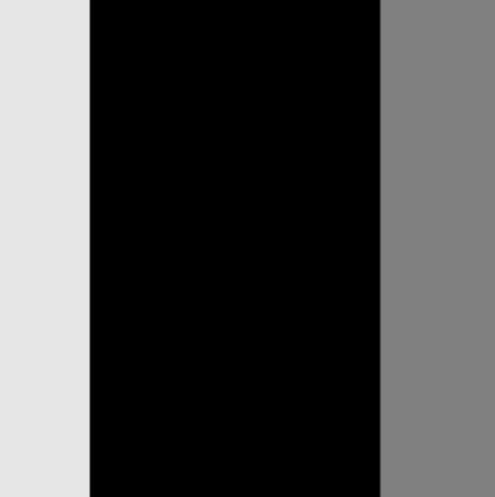
%> input picture Lab 3. Image filtering, edge detection, and object detection/BE3_materials/Figure1.JPG, 495 x 497 px
$ octave Lab3_part1_TRAN.m   (GNU Octave 9; MATLAB toolbox functions it lacks are replaced by stand-ins)
%> lines starting %> are read from the running program, lines starting %| are printed output that depends on the picture
%% Lab 3 - Tran Gia Quoc Bao (part 1)

%% Default commands
close all;
clear all;
clc;

%% Preparation
IFigure1 = double(imread('Figure1.jpg'))/255;

figure();
subplot(121);
imshow(IFigure1);
title('The given Figure 1');
subplot(122);
imhist(IFigure1);
title('The histogram of the given Figure 1');

sigmaFigure1 = 1;
IFigure1Gaussian = double(IFigure1) + sigmaFigure1*randn(size(IFigure1));
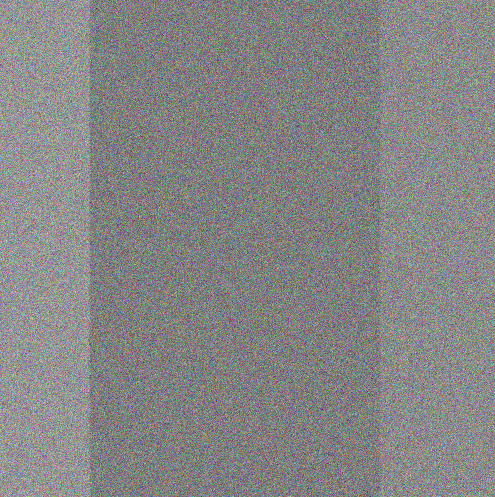
%> IFigure1Gaussian: size 497x495x3 double; mean R, G, B 0.279, 0.278, 0.279; drawn with min black and max white

figure();
subplot(121);
imshow(IFigure1Gaussian);
title('The given Figure 1 with added Gaussian noise');
subplot(122);
imhist(IFigure1Gaussian);
title('The histogram of the given Figure 1 with added Gaussian noise');

IFigure1Pepper = imnoise(IFigure1,'salt & pepper', 0.05);

figure();
subplot(121);
imshow(IFigure1Pepper);
title('The given Figure 1 with added salt & pepper noise');
subplot(122);
imhist(IFigure1Pepper);
title('The histogram of the given Figure 1 with added salt & pepper noise');

lowerBoundFigure1 = 0.5;
upperBoundFigure1 = 1;
IFigure1Uniform = double(IFigure1) + lowerBoundFigure1 + randn(size(IFigure1))*(upperBoundFigure1 - lowerBoundFigure1);
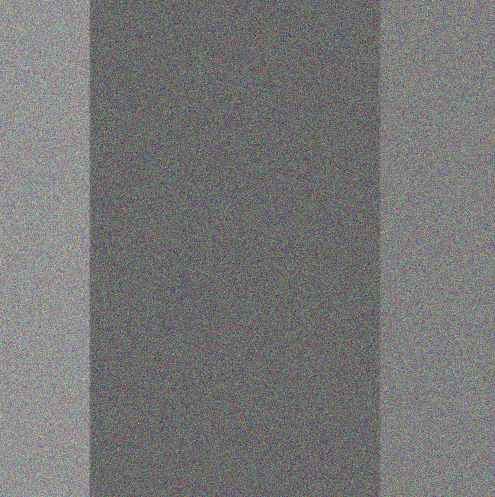
%> IFigure1Uniform: size 497x495x3 double; mean R, G, B 0.78, 0.778, 0.779; drawn with min black and max white

figure();
subplot(121);
imshow(IFigure1Uniform);
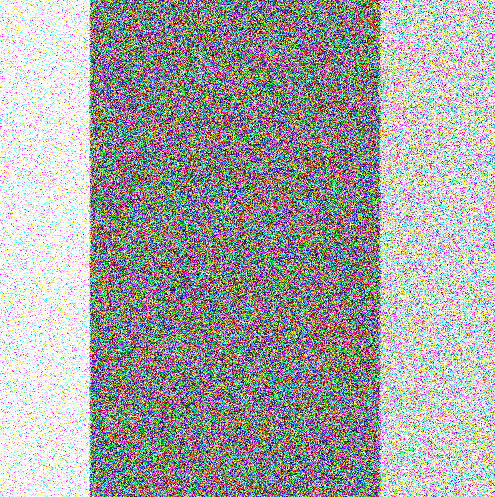
%> displayed picture: size 497x495x3, on the screen's scale of 0 to 255; mean R, G, B 165.9, 165.8, 165.9
title('The given Figure 1 with added uniform noise');
subplot(122);
imhist(IFigure1Uniform);
title('The histogram of the given Figure 1 with added uniform noise');

%% I. Noise filtering
%% 1.1 Noise simulation
sigma1 = 10;
sigma2 = 20;
dens1 = 0.1;
dens2 = 0.2;

%% Add noise to the cameraman image
ICamera = double(imread('cameraman.png'))/255;
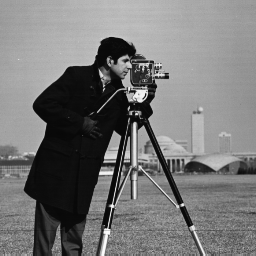
%> input picture Lab 3. Image filtering, edge detection, and object detection/BE3_materials/cameraman.png, 256 x 256 px
ICameraGaussian1 = ICamera + sigma1*randn(size(ICamera))/255;
ICameraGaussian2 = ICamera + sigma2*randn(size(ICamera))/255;
ICameraPepper1 = imnoise(ICamera,'salt & pepper', dens1);
ICameraPepper2 = imnoise(ICamera,'salt & pepper', dens2);

figure();
subplot(231);
imshow(ICamera);
title('The original cameraman image');
subplot(232);
imshow(ICameraGaussian1);
title('Cameraman image, Gaussian noise, sigma1 = 10');
subplot(233);
imshow(ICameraGaussian2);
title('Cameraman image, Gaussian noise, sigma2 = 20');
subplot(234);
imhist(ICamera);
title('Histogram of the image above');
subplot(235);
imhist(ICameraGaussian1);
title('Histogram of the image above');
subplot(236);
imhist(ICameraGaussian2);
title('Histogram of the image above');

figure();
subplot(231);
imshow(ICamera);
title('The original cameraman image');
subplot(232);
imshow(ICameraPepper1);
title('Cameraman image, P & S noise, dens1 = 0.1');
subplot(233);
imshow(ICameraPepper2);
title('Cameraman image, P & S noise, dens2 = 0.2');
subplot(234);
imhist(ICamera);
title('Histogram of the image above');
subplot(235);
imhist(ICameraPepper1);
title('Histogram of the image above');
subplot(236);
imhist(ICameraPepper2);
title('Histogram of the image above');

%% Add noise to the baboon image
IBaboon = double(imread('baboon.tif'))/255;
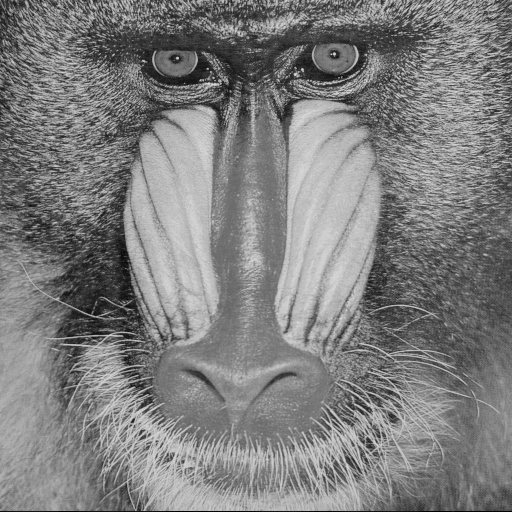
%> input picture Lab 3. Image filtering, edge detection, and object detection/BE3_materials/baboon.tif, 512 x 512 px
IBaboonGaussian1 = IBaboon + sigma1*randn(size(IBaboon))/255;
IBaboonGaussian2 = IBaboon + sigma2*randn(size(IBaboon))/255;
IBaboonPepper1 = imnoise(IBaboon,'salt & pepper', dens1);
IBaboonPepper2 = imnoise(IBaboon,'salt & pepper', dens2);

figure();
subplot(231);
imshow(IBaboon);
title('The original baboon image');
subplot(232);
imshow(IBaboonGaussian1);
title('Baboon image, Gaussian noise, sigma1 = 10');
subplot(233);
imshow(IBaboonGaussian2);
title('Baboon image, Gaussian noise, sigma2 = 20');
subplot(234);
imhist(IBaboon);
title('Histogram of the image above');
subplot(235);
imhist(IBaboonGaussian1);
title('Histogram of the image above');
subplot(236);
imhist(IBaboonGaussian2);
title('Histogram of the image above');

figure();
subplot(231);
imshow(IBaboon);
title('The original baboon image');
subplot(232);
imshow(IBaboonPepper1);
title('Baboon image, P & S noise, dens1 = 0.1');
subplot(233);
imshow(IBaboonPepper2);
title('Baboon image, P & S noise, dens2 = 0.2');
subplot(234);
imhist(IBaboon);
title('Histogram of the image above');
subplot(235);
imhist(IBaboonPepper1);
title('Histogram of the image above');
subplot(236);
imhist(IBaboonPepper2);
title('Histogram of the image above');

%% %% Add noise to the cafe image
ICafe = double(imread('cafe.tif'))/255;
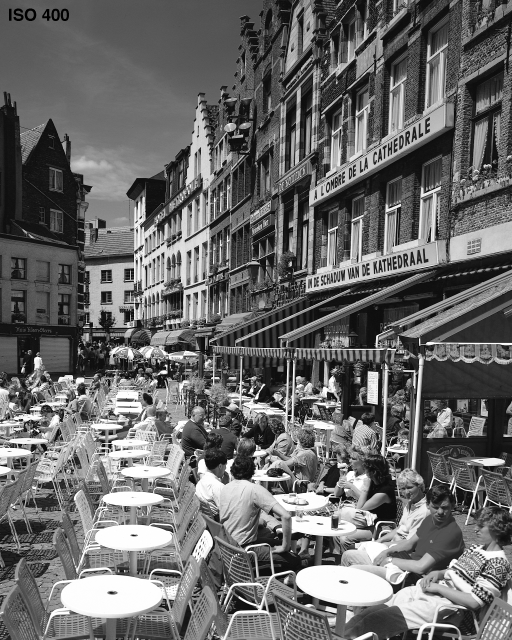
%> input picture Lab 3. Image filtering, edge detection, and object detection/BE3_materials/cafe.tif, 512 x 640 px
ICafeGaussian1 = ICafe + sigma1*randn(size(ICafe))/255;
ICafeGaussian2 = ICafe + sigma2*randn(size(ICafe))/255;
ICafePepper1 = imnoise(ICafe,'salt & pepper', dens1);
ICafePepper2 = imnoise(ICafe,'salt & pepper', dens2);

figure();
subplot(231);
imshow(ICafe);
title('The original cafe image');
subplot(232);
imshow(ICafeGaussian1);
title('Cafe image, Gaussian noise, sigma1 = 10');
subplot(233);
imshow(ICafeGaussian2);
title('Cafe image, Gaussian noise, sigma2 = 20');
subplot(234);
imhist(ICafe);
title('Histogram of the image above');
subplot(235);
imhist(ICafeGaussian1);
title('Histogram of the image above');
subplot(236);
imhist(ICafeGaussian2);
title('Histogram of the image above');

figure();
subplot(231);
imshow(ICafe);
title('The original cafe image');
subplot(232);
imshow(ICafePepper1);
title('Cafe image, P & S noise, dens1 = 0.1');
subplot(233);
imshow(ICafePepper2);
title('Cafe image, P & S noise, dens2 = 0.2');
subplot(234);
imhist(ICafe);
title('Histogram of the image above');
subplot(235);
imhist(ICafePepper1);
title('Histogram of the image above');
subplot(236);
imhist(ICafePepper2);
title('Histogram of the image above');

%% 1.2 Denoising
%% Mean filtering

s1 = 3; filter1 = ones(s1)/(s1^2);
s2 = 4; filter2 = ones(s2)/(s2^2);
s3 = 5; filter3 = ones(s3)/(s3^2);
%% The cameraman image
ICameraGaussianMeanFiltered1 = imfilter(ICameraGaussian2, filter1, 'replicate');
ICameraGaussianMeanFiltered2 = imfilter(ICameraGaussian2, filter2, 'replicate');
ICameraGaussianMeanFiltered3 = imfilter(ICameraGaussian2, filter3, 'replicate');

ICameraPepperMeanFiltered1 = imfilter(ICameraPepper2, filter1, 'replicate');
ICameraPepperMeanFiltered2 = imfilter(ICameraPepper2, filter2, 'replicate');
ICameraPepperMeanFiltered3 = imfilter(ICameraPepper2, filter3, 'replicate');

figure();
subplot(241);
imshow(ICamera);
title('The original cameraman image');
subplot(242);
imshow(ICameraGaussianMeanFiltered1);
title('Mean filtered, n1 = 3');
subplot(243);
imshow(ICameraGaussianMeanFiltered2);
title('Mean filtered, n2 = 4');
subplot(244);
imshow(ICameraGaussianMeanFiltered3);
title('Mean filtered, n3 = 5');
subplot(245);
imhist(ICamera);
title('Histogram of the image above');
subplot(246);
imhist(ICameraGaussianMeanFiltered1);
title('Histogram of the image above');
subplot(247);
imhist(ICameraGaussianMeanFiltered2);
title('Histogram of the image above');
subplot(248);
imhist(ICameraGaussianMeanFiltered3);
title('Histogram of the image above');

figure();
subplot(241);
imshow(ICamera);
title('The original cameraman image');
subplot(242);
imshow(ICameraPepperMeanFiltered1);
title('Mean filtered, n1 = 3');
subplot(243);
imshow(ICameraPepperMeanFiltered2);
title('Mean filtered, n2 = 4');
subplot(244);
imshow(ICameraPepperMeanFiltered3);
title('Mean filtered, n3 = 5');
subplot(245);
imhist(ICamera);
title('Histogram of the image above');
subplot(246);
imhist(ICameraPepperMeanFiltered1);
title('Histogram of the image above');
subplot(247);
imhist(ICameraPepperMeanFiltered2);
title('Histogram of the image above');
subplot(248);
imhist(ICameraPepperMeanFiltered3);
title('Histogram of the image above');

%% The baboon image
IBaboonGaussianMeanFiltered1 = imfilter(IBaboonGaussian2, filter1, 'replicate');
IBaboonGaussianMeanFiltered2 = imfilter(IBaboonGaussian2, filter2, 'replicate');
IBaboonGaussianMeanFiltered3 = imfilter(IBaboonGaussian2, filter3, 'replicate');

IBaboonPepperMeanFiltered1 = imfilter(IBaboonPepper2, filter1, 'replicate');
IBaboonPepperMeanFiltered2 = imfilter(IBaboonPepper2, filter2, 'replicate');
IBaboonPepperMeanFiltered3 = imfilter(IBaboonPepper2, filter3, 'replicate');

figure();
subplot(241);
imshow(IBaboon);
title('The original baboon image');
subplot(242);
imshow(IBaboonGaussianMeanFiltered1);
title('Mean filtered, n1 = 3');
subplot(243);
imshow(IBaboonGaussianMeanFiltered2);
title('Mean filtered, n2 = 4');
subplot(244);
imshow(IBaboonGaussianMeanFiltered3);
title('Mean filtered, n3 = 5');
subplot(245);
imhist(IBaboon);
title('Histogram of the image above');
subplot(246);
imhist(IBaboonGaussianMeanFiltered1);
title('Histogram of the image above');
subplot(247);
imhist(IBaboonGaussianMeanFiltered2);
title('Histogram of the image above');
subplot(248);
imhist(IBaboonGaussianMeanFiltered3);
title('Histogram of the image above');

figure();
subplot(241);
imshow(IBaboon);
title('The original baboon image');
subplot(242);
imshow(IBaboonPepperMeanFiltered1);
title('Mean filtered, n1 = 3');
subplot(243);
imshow(IBaboonPepperMeanFiltered2);
title('Mean filtered, n2 = 4');
subplot(244);
imshow(IBaboonPepperMeanFiltered3);
title('Mean filtered, n3 = 5');
subplot(245);
imhist(IBaboon);
title('Histogram of the image above');
subplot(246);
imhist(IBaboonPepperMeanFiltered1);
title('Histogram of the image above');
subplot(247);
imhist(IBaboonPepperMeanFiltered2);
title('Histogram of the image above');
subplot(248);
imhist(IBaboonPepperMeanFiltered3);
title('Histogram of the image above');

%% The cafe image
ICafeGaussianMeanFiltered1 = imfilter(ICafeGaussian2, filter1, 'replicate');
ICafeGaussianMeanFiltered2 = imfilter(ICafeGaussian2, filter2, 'replicate');
ICafeGaussianMeanFiltered3 = imfilter(ICafeGaussian2, filter3, 'replicate');
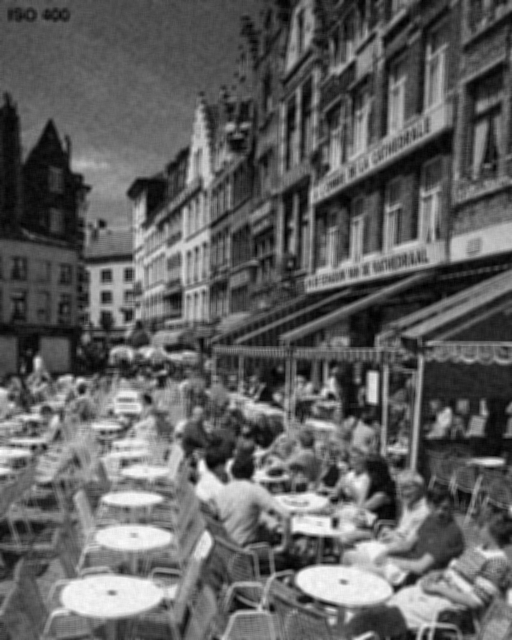
%> ICafeGaussianMeanFiltered3: size 640x512 double; min 0.017, max 1.06, mean 0.413; drawn with min black and max white

ICafePepperMeanFiltered1 = imfilter(ICafePepper2, filter1, 'replicate');
ICafePepperMeanFiltered2 = imfilter(ICafePepper2, filter2, 'replicate');
ICafePepperMeanFiltered3 = imfilter(ICafePepper2, filter3, 'replicate');

figure();
subplot(241);
imshow(ICafe);
title('The original cafe image');
subplot(242);
imshow(ICafeGaussianMeanFiltered1);
title('Mean filtered, n1 = 3');
subplot(243);
imshow(ICafeGaussianMeanFiltered2);
title('Mean filtered, n2 = 4');
subplot(244);
imshow(ICafeGaussianMeanFiltered3);
title('Mean filtered, n3 = 5');
subplot(245);
imhist(ICafe);
title('Histogram of the image above');
subplot(246);
imhist(ICafeGaussianMeanFiltered1);
title('Histogram of the image above');
subplot(247);
imhist(ICafeGaussianMeanFiltered2);
title('Histogram of the image above');
subplot(248);
imhist(ICafeGaussianMeanFiltered3);
title('Histogram of the image above');

figure();
subplot(241);
imshow(ICafe);
title('The original baboon image');
subplot(242);
imshow(ICafePepperMeanFiltered1);
title('Mean filtered, n1 = 3');
subplot(243);
imshow(ICafePepperMeanFiltered2);
title('Mean filtered, n2 = 4');
subplot(244);
imshow(ICafePepperMeanFiltered3);
title('Mean filtered, n3 = 5');
subplot(245);
imhist(ICafe);
title('Histogram of the image above');
subplot(246);
imhist(ICafePepperMeanFiltered1);
title('Histogram of the image above');
subplot(247);
imhist(ICafePepperMeanFiltered2);
title('Histogram of the image above');
subplot(248);
imhist(ICafePepperMeanFiltered3);
title('Histogram of the image above');

%% Median filtering
m1 = 3; n1 = 2;
m2 = 4; n2 = 3;
m3 = 5; n3 = 4;

%% The cameraman image
ICameraGaussianMedFiltered1 = medfilt2(ICameraGaussian2, [m1 n1]);
ICameraGaussianMedFiltered2 = medfilt2(ICameraGaussian2, [m2 n2]);
ICameraGaussianMedFiltered3 = medfilt2(ICameraGaussian2, [m3 n3]);

ICameraPepperMedFiltered1 = medfilt2(ICameraPepper2, [m1 n1]);
ICameraPepperMedFiltered2 = medfilt2(ICameraPepper2, [m2 n2]);
ICameraPepperMedFiltered3 = medfilt2(ICameraPepper2, [m3 n3]);

figure();
subplot(241);
imshow(ICamera);
title('The original cameraman image');
subplot(242);
imshow(ICameraGaussianMedFiltered1);
title('Median filtered, [3 2]');
subplot(243);
imshow(ICameraGaussianMedFiltered2);
title('Median filtered, [4 3]');
subplot(244);
imshow(ICameraGaussianMedFiltered3);
title('Median filtered, [5 4]');
subplot(245);
imhist(ICamera);
title('Histogram of the image above');
subplot(246);
imhist(ICameraGaussianMedFiltered1);
title('Histogram of the image above');
subplot(247);
imhist(ICameraGaussianMedFiltered2);
title('Histogram of the image above');
subplot(248);
imhist(ICameraGaussianMedFiltered3);
title('Histogram of the image above');

figure();
subplot(241);
imshow(ICamera);
title('The original cameraman image');
subplot(242);
imshow(ICameraPepperMedFiltered1);
title('Median filtered, [3 2]');
subplot(243);
imshow(ICameraPepperMedFiltered2);
title('Median filtered, [4 3]');
subplot(244);
imshow(ICameraPepperMedFiltered3);
title('Median filtered, [5 4]');
subplot(245);
imhist(ICamera);
title('Histogram of the image above');
subplot(246);
imhist(ICameraPepperMedFiltered1);
title('Histogram of the image above');
subplot(247);
imhist(ICameraPepperMedFiltered2);
title('Histogram of the image above');
subplot(248);
imhist(ICameraPepperMedFiltered3);
title('Histogram of the image above');

%% The baboon image
IBaboonGaussianMedFiltered1 = medfilt2(IBaboonGaussian2, [m1 n1]);
IBaboonGaussianMedFiltered2 = medfilt2(IBaboonGaussian2, [m2 n2]);
IBaboonGaussianMedFiltered3 = medfilt2(IBaboonGaussian2, [m3 n3]);

IBaboonPepperMedFiltered1 = medfilt2(IBaboonPepper2, [m1 n1]);
IBaboonPepperMedFiltered2 = medfilt2(IBaboonPepper2, [m2 n2]);
IBaboonPepperMedFiltered3 = medfilt2(IBaboonPepper2, [m3 n3]);

figure();
subplot(241);
imshow(IBaboon);
title('The original baboon image');
subplot(242);
imshow(IBaboonGaussianMedFiltered1);
title('Median filtered, [3 2]');
subplot(243);
imshow(IBaboonGaussianMedFiltered2);
title('Median filtered, [4 3]');
subplot(244);
imshow(IBaboonGaussianMedFiltered3);
title('Median filtered, [5 4]');
subplot(245);
imhist(IBaboon);
title('Histogram of the image above');
subplot(246);
imhist(IBaboonGaussianMedFiltered1);
title('Histogram of the image above');
subplot(247);
imhist(IBaboonGaussianMedFiltered2);
title('Histogram of the image above');
subplot(248);
imhist(IBaboonGaussianMedFiltered3);
title('Histogram of the image above');

figure();
subplot(241);
imshow(IBaboon);
title('The original cameraman image');
subplot(242);
imshow(IBaboonPepperMedFiltered1);
title('Median filtered, [3 2]');
subplot(243);
imshow(IBaboonPepperMedFiltered2);
title('Median filtered, [4 3]');
subplot(244);
imshow(IBaboonPepperMedFiltered3);
title('Median filtered, [5 4]');
subplot(245);
imhist(IBaboon);
title('Histogram of the image above');
subplot(246);
imhist(IBaboonPepperMeanFiltered1);
title('Histogram of the image above');
subplot(247);
imhist(IBaboonPepperMeanFiltered2);
title('Histogram of the image above');
subplot(248);
imhist(IBaboonPepperMeanFiltered3);
title('Histogram of the image above');

%% The cafe image
ICafeGaussianMedFiltered1 = medfilt2(ICafeGaussian2, [m1 n1]);
ICafeGaussianMedFiltered2 = medfilt2(ICafeGaussian2, [m2 n2]);
ICafeGaussianMedFiltered3 = medfilt2(ICafeGaussian2, [m3 n3]);

ICafePepperMedFiltered1 = medfilt2(ICafePepper2, [m1 n1]);
ICafePepperMedFiltered2 = medfilt2(ICafePepper2, [m2 n2]);
ICafePepperMedFiltered3 = medfilt2(ICafePepper2, [m3 n3]);

figure();
subplot(241);
imshow(ICafe);
title('The original cafe image');
subplot(242);
imshow(ICafeGaussianMedFiltered1);
title('Median filtered, [3 2]');
subplot(243);
imshow(ICafeGaussianMedFiltered2);
title('Median filtered, [4 3]');
subplot(244);
imshow(ICafeGaussianMedFiltered3);
title('Median filtered, [5 4]');
subplot(245);
imhist(ICafe);
title('Histogram of the image above');
subplot(246);
imhist(ICafeGaussianMedFiltered1);
title('Histogram of the image above');
subplot(247);
imhist(ICafeGaussianMedFiltered2);
title('Histogram of the image above');
subplot(248);
imhist(ICafeGaussianMedFiltered3);
title('Histogram of the image above');

figure();
subplot(241);
imshow(ICafe);
title('The original cameraman image');
subplot(242);
imshow(ICafePepperMedFiltered1);
title('Median filtered, [3 2]');
subplot(243);
imshow(ICafePepperMedFiltered2);
title('Median filtered, [4 3]');
subplot(244);
imshow(ICafePepperMedFiltered3);
title('Median filtered, [5 4]');
subplot(245);
imhist(ICafe);
title('Histogram of the image above');
subplot(246);
imhist(ICafePepperMeanFiltered1);
title('Histogram of the image above');
subplot(247);
imhist(ICafePepperMeanFiltered2);
title('Histogram of the image above');
subplot(248);
imhist(ICafePepperMeanFiltered3);
title('Histogram of the image above');

%% 1.3 Quality assessment
d2 = 255^2;
% We cannot compare between the sizes of the filters. We can only compare
% the types of filters. Here we see that: For Gaussian noise, a mean filter
% is better than a median filter. For Pepper noise, a median filter is
% better.

%% The cameraman image
PSNRcameraGaussianMean1 = 10*log10(d2/immse(ICamera, ICameraGaussianMeanFiltered1)); % 73.0844
%> PSNRcameraGaussianMean1 = 73.06
PSNRcameraGaussianMean2 = 10*log10(d2/immse(ICamera, ICameraGaussianMeanFiltered2)); % 71.3421
%> PSNRcameraGaussianMean2 = 71.33
PSNRcameraGaussianMean3 = 10*log10(d2/immse(ICamera, ICameraGaussianMeanFiltered3)); % 70.9718
%> PSNRcameraGaussianMean3 = 70.97

PSNRcameraGaussianMed1 = 10*log10(d2/immse(ICamera, ICameraGaussianMedFiltered1)); % 71.6700
%> PSNRcameraGaussianMed1 = 71.63
PSNRcameraGaussianMed2 = 10*log10(d2/immse(ICamera, ICameraGaussianMedFiltered2)); % 72.2494
%> PSNRcameraGaussianMed2 = 72.18
PSNRcameraGaussianMed3 = 10*log10(d2/immse(ICamera, ICameraGaussianMedFiltered3)); % 71.0100
%> PSNRcameraGaussianMed3 = 70.99

PSNRcameraPepperMean1 = 10*log10(d2/immse(ICamera, ICameraPepperMeanFiltered1)); % 67.3764
%> PSNRcameraPepperMean1 = 67.4
PSNRcameraPepperMean2 = 10*log10(d2/immse(ICamera, ICameraPepperMeanFiltered2)); % 67.8056
%> PSNRcameraPepperMean2 = 67.83
PSNRcameraPepperMean3 = 10*log10(d2/immse(ICamera, ICameraPepperMeanFiltered3)); % 68.1314
%> PSNRcameraPepperMean3 = 68.13

PSNRcameraPepperMed1 = 10*log10(d2/immse(ICamera, ICameraPepperMedFiltered1)); % 69.2745
%> PSNRcameraPepperMed1 = 69.21
PSNRcameraPepperMed2 = 10*log10(d2/immse(ICamera, ICameraPepperMedFiltered2)); % 71.4854
%> PSNRcameraPepperMed2 = 71.68
PSNRcameraPepperMed3 = 10*log10(d2/immse(ICamera, ICameraPepperMedFiltered3)); % 70.0588
%> PSNRcameraPepperMed3 = 70.18

%% The baboon image
PSNRbaboonGaussianMean1 = 10*log10(d2/immse(IBaboon, IBaboonGaussianMeanFiltered1)); % 71.3224
%> PSNRbaboonGaussianMean1 = 71.32
PSNRbaboonGaussianMean2 = 10*log10(d2/immse(IBaboon, IBaboonGaussianMeanFiltered2)); % 70.0196
%> PSNRbaboonGaussianMean2 = 70.01
PSNRbaboonGaussianMean3 = 10*log10(d2/immse(IBaboon, IBaboonGaussianMeanFiltered3)); % 69.6121
%> PSNRbaboonGaussianMean3 = 69.61

PSNRbaboonGaussianMed1 = 10*log10(d2/immse(IBaboon, IBaboonGaussianMedFiltered1)); % 70.6361
%> PSNRbaboonGaussianMed1 = 70.65
PSNRbaboonGaussianMed2 = 10*log10(d2/immse(IBaboon, IBaboonGaussianMedFiltered2)); % 70.1803
%> PSNRbaboonGaussianMed2 = 70.19
PSNRbaboonGaussianMed3 = 10*log10(d2/immse(IBaboon, IBaboonGaussianMedFiltered3)); % 69.5328
%> PSNRbaboonGaussianMed3 = 69.53

PSNRbaboonPepperMean1 = 10*log10(d2/immse(IBaboon, IBaboonPepperMeanFiltered1)); % 67.5138
%> PSNRbaboonPepperMean1 = 67.51
PSNRbaboonPepperMean2 = 10*log10(d2/immse(IBaboon, IBaboonPepperMeanFiltered2)); % 67.8574
%> PSNRbaboonPepperMean2 = 67.86
PSNRbaboonPepperMean3 = 10*log10(d2/immse(IBaboon, IBaboonPepperMeanFiltered3)); % 68.0554
%> PSNRbaboonPepperMean3 = 68.05

PSNRbaboonPepperMed1 = 10*log10(d2/immse(IBaboon, IBaboonPepperMedFiltered1)); % 68.7935
%> PSNRbaboonPepperMed1 = 68.82
PSNRbaboonPepperMed2 = 10*log10(d2/immse(IBaboon, IBaboonPepperMedFiltered2)); % 69.9317
%> PSNRbaboonPepperMed2 = 69.95
PSNRbaboonPepperMed3 = 10*log10(d2/immse(IBaboon, IBaboonPepperMedFiltered3)); % 69.3357
%> PSNRbaboonPepperMed3 = 69.34

%% The cafe image
PSNRcafeGaussianMean1 = 10*log10(d2/immse(ICafe, ICafeGaussianMeanFiltered1)); % 69.0769
%> PSNRcafeGaussianMean1 = 69.08
PSNRcafeGaussianMean2 = 10*log10(d2/immse(ICafe, ICafeGaussianMeanFiltered2)); % 67.2909
%> PSNRcafeGaussianMean2 = 67.29
PSNRcafeGaussianMean3 = 10*log10(d2/immse(ICafe, ICafeGaussianMeanFiltered3)); % 66.9267
%> PSNRcafeGaussianMean3 = 66.93

PSNRcafeGaussianMed1 = 10*log10(d2/immse(ICafe, ICafeGaussianMedFiltered1)) % 68.7099
%> PSNRcafeGaussianMed1 = 68.72
PSNRcafeGaussianMed2 = 10*log10(d2/immse(ICafe, ICafeGaussianMedFiltered2)) % 68.3581
%> PSNRcafeGaussianMed2 = 68.36
PSNRcafeGaussianMed3 = 10*log10(d2/immse(ICafe, ICafeGaussianMedFiltered3)) % 67.4245
%> PSNRcafeGaussianMed3 = 67.43

PSNRcafePepperMean1 = 10*log10(d2/immse(ICafe, ICafePepperMeanFiltered1)); % 65.6235
%> PSNRcafePepperMean1 = 65.64
PSNRcafePepperMean2 = 10*log10(d2/immse(ICafe, ICafePepperMeanFiltered2)); % 65.3597
%> PSNRcafePepperMean2 = 65.37
PSNRcafePepperMean3 = 10*log10(d2/immse(ICafe, ICafePepperMeanFiltered3)); % 65.3607
%> PSNRcafePepperMean3 = 65.37

PSNRcafePepperMed1 = 10*log10(d2/immse(ICafe, ICafePepperMedFiltered1)) % 66.8195
%> PSNRcafePepperMed1 = 66.84
PSNRcafePepperMed2 = 10*log10(d2/immse(ICafe, ICafePepperMedFiltered2)) % 67.7423
%> PSNRcafePepperMed2 = 67.72
PSNRcafePepperMed3 = 10*log10(d2/immse(ICafe, ICafePepperMedFiltered3)) % 66.9690
%> PSNRcafePepperMed3 = 66.95

% Explanation: the Gaussian noise has a mean of zero and does not have
% outliers, so a mean filter is better. For the pepper noise, it's like we
% add the dots and black points to the image, so we have outliers instead
% of a distribution. If we calculate the average it's not near to the gray
% color of the original image. If we take the median, it includes sorting
% the dots, then taking the middle value, and this value is close to the
% gray background color.
